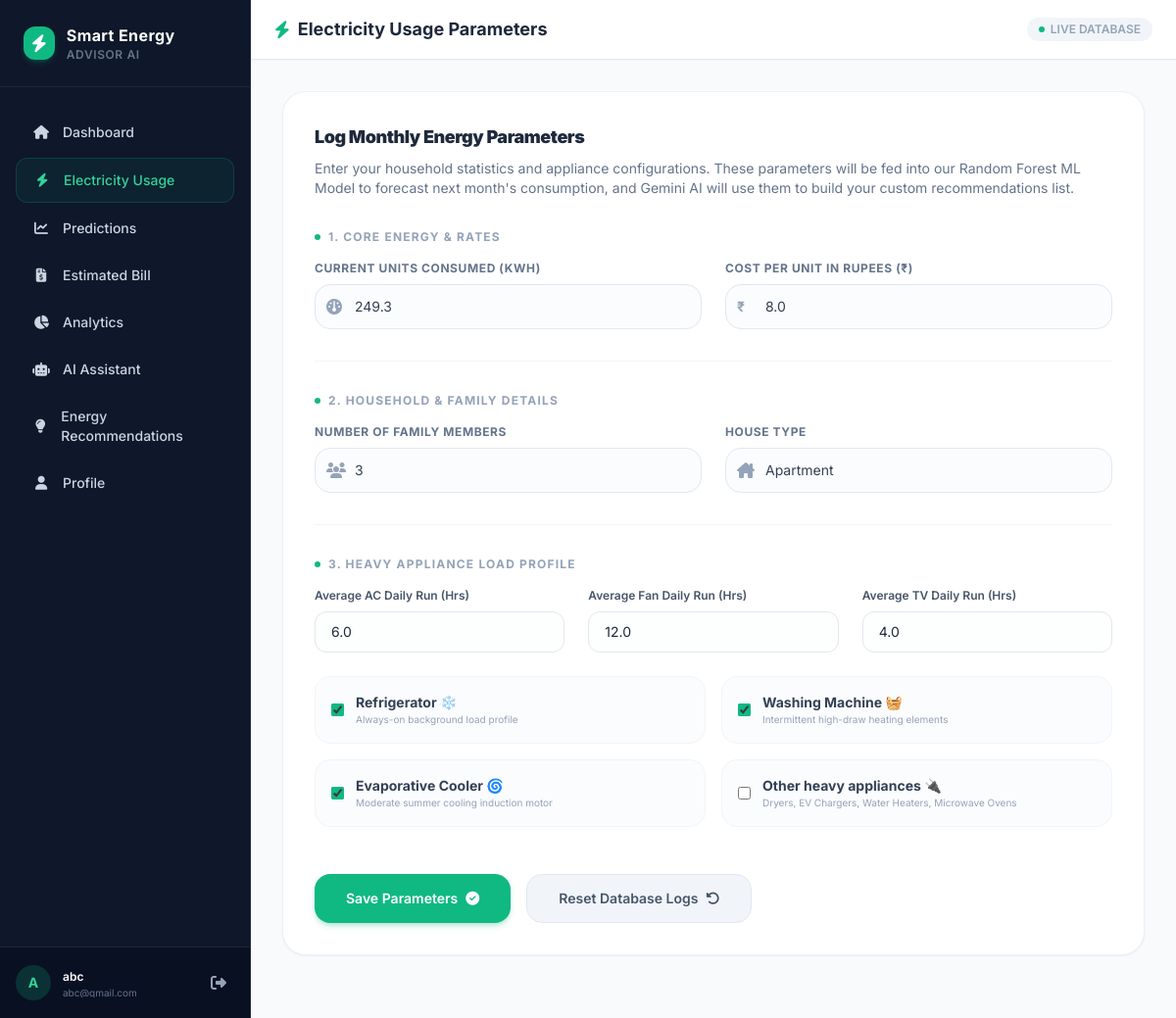
Screenshot of /usage (signed in) with the database file from the repository.
### tables this page shows
CREATE TABLE energy_usage (
    id INTEGER PRIMARY KEY AUTOINCREMENT,
    user_id INTEGER NOT NULL,
    units_consumed REAL NOT NULL,
    rate REAL NOT NULL,
    family_members INTEGER NOT NULL,
    house_type TEXT NOT NULL,
    ac_hours REAL NOT NULL,
    fan_hours REAL NOT NULL,
    tv_hours REAL NOT NULL,
    refrigerator INTEGER NOT NULL DEFAULT 0,
    washing_machine INTEGER NOT NULL DEFAULT 0,
    cooler INTEGER NOT NULL DEFAULT 0,
    other_appliances INTEGER NOT NULL DEFAULT 0,
    recorded_date DATE NOT NULL DEFAULT CURRENT_DATE,
    FOREIGN KEY(user_id) REFERENCES users(id) ON DELETE CASCADE
);

### routes/main.py (the view, shortened to what this page needs)
@main_bp.route('/usage', methods=['GET', 'POST'])
@login_required
def usage():
    user_id = session['user_id']
    latest_usage = get_latest_energy_usage(user_id)
    return render_template('usage.html', usage=latest_usage)

### templates/usage.html (shortened to what this page needs)
{% extends "base.html" %}
{% block page_header %}
<i class="fa-solid fa-bolt text-emerald-500"></i> Electricity Usage Parameters
{% endblock %}
{% block content %}
<div class="max-w-4xl mx-auto">
    <div class="bg-white rounded-3xl border border-slate-200/60 shadow-sm p-6 sm:p-8 mb-8">
        <h3 class="text-lg font-black text-slate-800 tracking-tight mb-2">Log Monthly Energy Parameters</h3>
        <p class="text-sm text-slate-500 mb-8">Enter your household statistics and appliance configurations. These parameters will be fed into our Random Forest ML Model to forecast next month's consumption, and Gemini AI will use them to build your custom recommendations list.</p>
        <form action="{{ url_for('main.usage') }}" method="POST" class="space-y-8">
            <div>
                <h4 class="text-xs font-bold text-slate-400 uppercase tracking-widest mb-4 flex items-center gap-2">
                    <span class="w-1.5 h-1.5 bg-emerald-500 rounded-full"></span> 1. Core Energy & Rates
                </h4>
                <div class="grid grid-cols-1 md:grid-cols-2 gap-6">
                    <div>
                        <label for="units_consumed" class="block text-xs font-bold uppercase text-slate-500 tracking-wider mb-2">Current Units Consumed (kWh)</label>
                        <div class="relative">
                            <span class="absolute inset-y-0 left-0 pl-3 flex items-center text-slate-400">
                                <i class="fa-solid fa-gauge"></i>
                            </span>
                            <input type="number" name="units_consumed" id="units_consumed" required min="0" step="0.1" value="{% if usage %}{{ usage.units_consumed }}{% else %}250.0{% endif %}" class="w-full pl-10 pr-4 py-3 rounded-2xl border border-slate-200 focus:outline-none focus:ring-2 focus:ring-emerald-500/20 focus:border-emerald-500 transition-all text-sm text-slate-700 bg-slate-50/50">
                        </div>
                    </div>
                    <div>
                        <label for="rate" class="block text-xs font-bold uppercase text-slate-500 tracking-wider mb-2">Cost Per Unit in Rupees (₹)</label>
                        <div class="relative">
                            <span class="absolute inset-y-0 left-0 pl-3 flex items-center text-slate-400 font-bold text-sm">
                                ₹
                            </span>
                            <input type="number" name="rate" id="rate" required min="0" step="0.1" value="{% if usage %}{{ usage.rate }}{% else %}8.0{% endif %}" class="w-full pl-10 pr-4 py-3 rounded-2xl border border-slate-200 focus:outline-none focus:ring-2 focus:ring-emerald-500/20 focus:border-emerald-500 transition-all text-sm text-slate-700 bg-slate-50/50">
                        </div>
                    </div>
                </div>
            </div>
            <hr class="border-slate-100">
            <div>
                <h4 class="text-xs font-bold text-slate-400 uppercase tracking-widest mb-4 flex items-center gap-2">
                    <span class="w-1.5 h-1.5 bg-emerald-500 rounded-full"></span> 2. Household & Family Details
                </h4>
                <div class="grid grid-cols-1 md:grid-cols-2 gap-6">
                    <div>
                        <label for="family_members" class="block text-xs font-bold uppercase text-slate-500 tracking-wider mb-2">Number of Family Members</label>
                        <div class="relative">
                            <span class="absolute inset-y-0 left-0 pl-3 flex items-center text-slate-400">
                                <i class="fa-solid fa-users"></i>
                            </span>
                            <input type="number" name="family_members" id="family_members" required min="1" max="15" value="{% if usage %}{{ usage.family_members }}{% else %}3{% endif %}" class="w-full pl-10 pr-4 py-3 rounded-2xl border border-slate-200 focus:outline-none focus:ring-2 focus:ring-emerald-500/20 focus:border-emerald-500 transition-all text-sm text-slate-700 bg-slate-50/50">
                        </div>
                    </div>
                    <div>
                        <label for="house_type" class="block text-xs font-bold uppercase text-slate-500 tracking-wider mb-2">House Type</label>
                        <div class="relative">
                            <span class="absolute inset-y-0 left-0 pl-3 flex items-center text-slate-400">
                                <i class="fa-solid fa-house-chimney"></i>
                            </span>
                            <select name="house_type" id="house_type" class="w-full pl-10 pr-4 py-3 rounded-2xl border border-slate-200 focus:outline-none focus:ring-2 focus:ring-emerald-500/20 focus:border-emerald-500 transition-all text-sm text-slate-700 bg-slate-50/50 appearance-none">
                                <option value="Apartment" {% if usage and usage.house_type == 'Apartment' %}selected{% endif %}>Apartment</option>
                            </select>
                        </div>
                    </div>
                </div>
            </div>
            <hr class="border-slate-100">
            <div>
                <h4 class="text-xs font-bold text-slate-400 uppercase tracking-widest mb-4 flex items-center gap-2">
                    <span class="w-1.5 h-1.5 bg-emerald-500 rounded-full"></span> 3. Heavy Appliance Load Profile
                </h4>
                <div class="grid grid-cols-1 sm:grid-cols-3 gap-6 mb-6">
                    <div>
                        <label for="ac_hours" class="block text-xs font-semibold text-slate-600 mb-2">Average AC Daily Run (Hrs)</label>
                        <input type="number" name="ac_hours" id="ac_hours" min="0" max="24" step="0.5" value="{% if usage %}{{ usage.ac_hours }}{% else %}6.0{% endif %}" class="w-full px-4 py-2.5 rounded-xl border border-slate-200 focus:outline-none focus:ring-2 focus:ring-emerald-500/10 focus:border-emerald-500 text-sm bg-slate-50/30">
                    </div>
                    <div>
                        <label for="fan_hours" class="block text-xs font-semibold text-slate-600 mb-2">Average Fan Daily Run (Hrs)</label>
                        <input type="number" name="fan_hours" id="fan_hours" min="0" max="24" step="0.5" value="{% if usage %}{{ usage.fan_hours }}{% else %}12.0{% endif %}" class="w-full px-4 py-2.5 rounded-xl border border-slate-200 focus:outline-none focus:ring-2 focus:ring-emerald-500/10 focus:border-emerald-500 text-sm bg-slate-50/30">
                    </div>
                    <div>
                        <label for="tv_hours" class="block text-xs font-semibold text-slate-600 mb-2">Average TV Daily Run (Hrs)</label>
                        <input type="number" name="tv_hours" id="tv_hours" min="0" max="24" step="0.5" value="{% if usage %}{{ usage.tv_hours }}{% else %}4.0{% endif %}" class="w-full px-4 py-2.5 rounded-xl border border-slate-200 focus:outline-none focus:ring-2 focus:ring-emerald-500/10 focus:border-emerald-500 text-sm bg-slate-50/30">
                    </div>
                </div>
                <div class="grid grid-cols-1 sm:grid-cols-2 gap-4">
                    <div class="flex items-center p-4 bg-slate-50/60 border border-slate-100 rounded-2xl hover:bg-slate-100/40 transition-colors">
                        <input type="checkbox" name="refrigerator" id="refrigerator" {% if not usage or usage.refrigerator %}checked{% endif %} class="w-4.5 h-4.5 text-emerald-600 border-slate-300 rounded focus:ring-emerald-500 accent-emerald-500">
                        <label for="refrigerator" class="ml-3 select-none">
                            <span class="block text-sm font-bold text-slate-700">Refrigerator ❄️</span>
                            <span class="block text-[10px] text-slate-400">Always-on background load profile</span>
                        </label>
                    </div>
                    <div class="flex items-center p-4 bg-slate-50/60 border border-slate-100 rounded-2xl hover:bg-slate-100/40 transition-colors">
                        <input type="checkbox" name="washing_machine" id="washing_machine" {% if not usage or usage.washing_machine %}checked{% endif %} class="w-4.5 h-4.5 text-emerald-600 border-slate-300 rounded focus:ring-emerald-500 accent-emerald-500">
                        <label for="washing_machine" class="ml-3 select-none">
                            <span class="block text-sm font-bold text-slate-700">Washing Machine 🧺</span>
                            <span class="block text-[10px] text-slate-400">Intermittent high-draw heating elements</span>
                        </label>
                    </div>
                    <div class="flex items-center p-4 bg-slate-50/60 border border-slate-100 rounded-2xl hover:bg-slate-100/40 transition-colors">
                        <input type="checkbox" name="cooler" id="cooler" {% if usage and usage.cooler %}checked{% endif %} class="w-4.5 h-4.5 text-emerald-600 border-slate-300 rounded focus:ring-emerald-500 accent-emerald-500">
                        <label for="cooler" class="ml-3 select-none">
                            <span class="block text-sm font-bold text-slate-700">Evaporative Cooler 🌀</span>
                            <span class="block text-[10px] text-slate-400">Moderate summer cooling induction motor</span>
                        </label>
                    </div>
                    <div class="flex items-center p-4 bg-slate-50/60 border border-slate-100 rounded-2xl hover:bg-slate-100/40 transition-colors">
                        <input type="checkbox" name="other_appliances" id="other_appliances" {% if usage and usage.other_appliances %}checked{% endif %} class="w-4.5 h-4.5 text-emerald-600 border-slate-300 rounded focus:ring-emerald-500 accent-emerald-500">
                        <label for="other_appliances" class="ml-3 select-none">
                            <span class="block text-sm font-bold text-slate-700">Other heavy appliances 🔌</span>
                            <span class="block text-[10px] text-slate-400">Dryers, EV Chargers, Water Heaters, Microwave Ovens</span>
                        </label>
                    </div>
                </div>
            </div>
            <div class="flex flex-col sm:flex-row gap-4 pt-4">
                <button type="submit" class="bg-emerald-500 hover:bg-emerald-600 text-white font-semibold py-3.5 px-8 rounded-2xl transition-all shadow-md shadow-emerald-500/25 text-sm flex items-center justify-center gap-2 transform hover:-translate-y-0.5">
                    Save Parameters <i class="fa-solid fa-circle-check"></i>
                </button>
                <button type="button" onclick="confirmReset()" class="bg-slate-100 hover:bg-slate-200 text-slate-600 border border-slate-200 font-semibold py-3.5 px-8 rounded-2xl transition-all text-sm flex items-center justify-center gap-2">
                    Reset Database Logs <i class="fa-solid fa-rotate-left"></i>
                </button>
            </div>
        </form>
    </div>
</div>
{% endblock %}

### rows the page displays
energy_usage: units_consumed "249.3", rate "8.0", family_members "3", house_type "Apartment", ac_hours "6.0", fan_hours "12.0", tv_hours "4.0", refrigerator "☑", washing_machine "☑", cooler "☑"

### other values shown
{{ session.get('user_name')[0] | upper }} "A"
{{ session.get('user_name') }} "abc"
{{ session.get('user_email') }} "abc@gmail.com"
